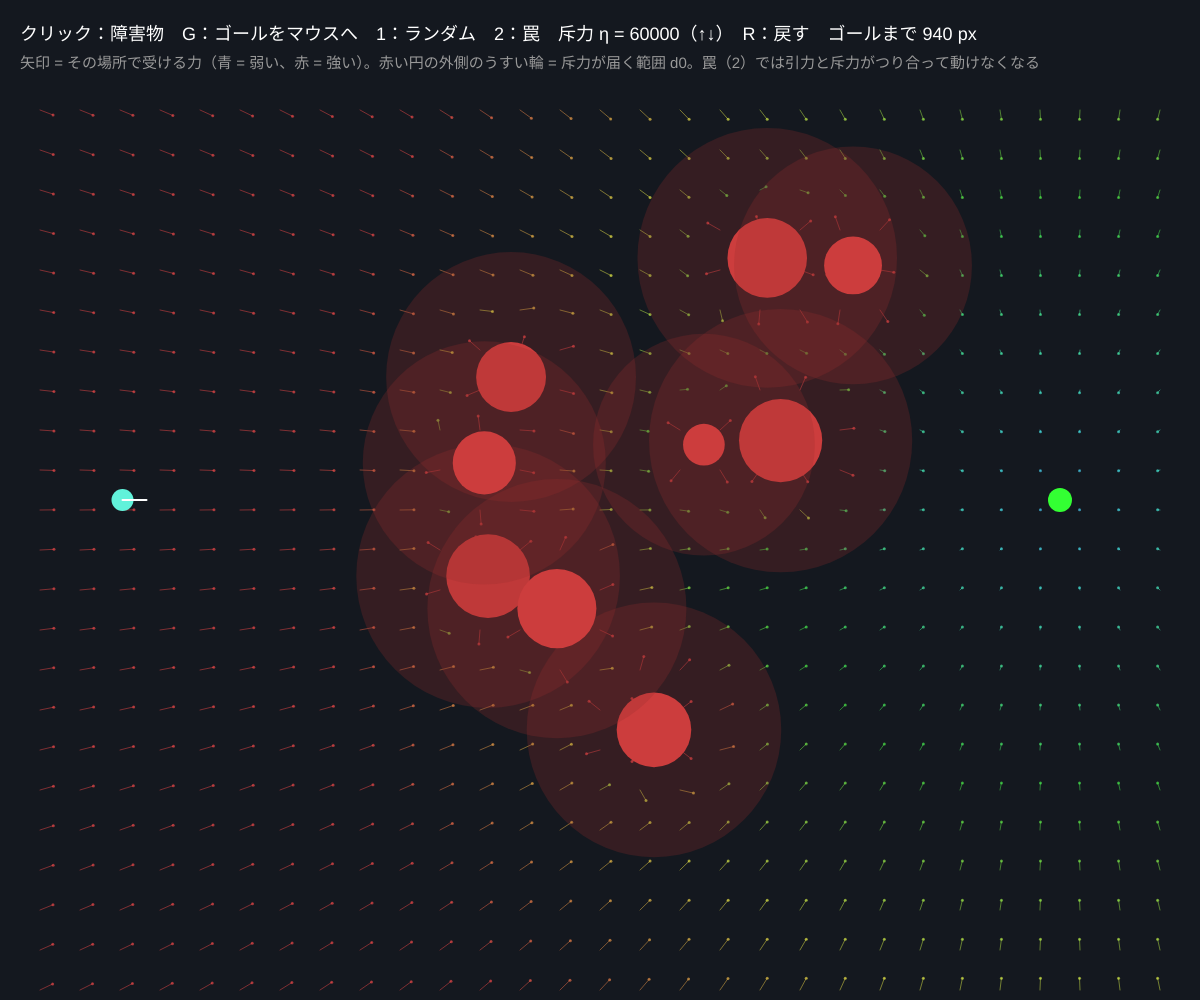
Frame 1 (no input)
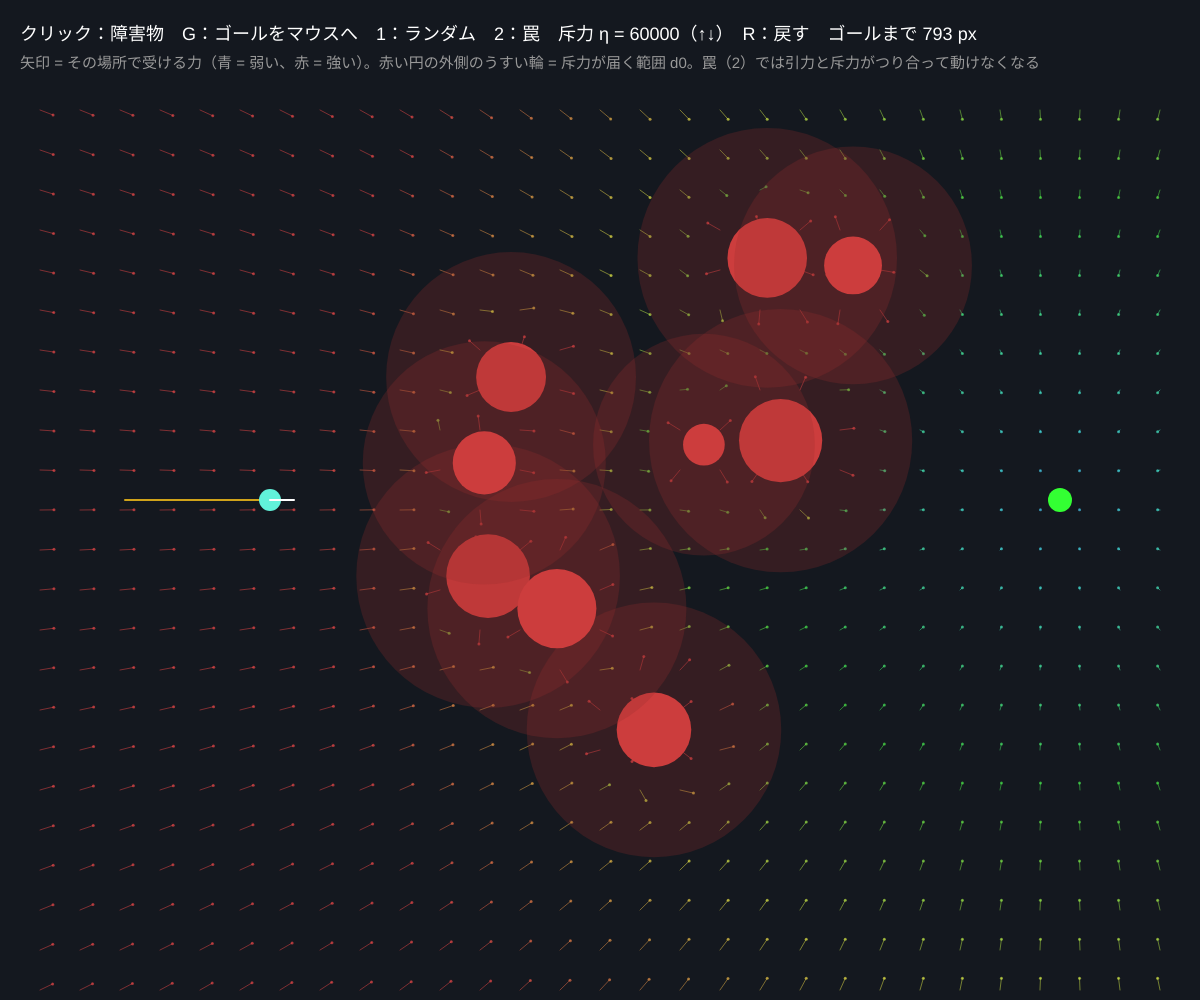
Frame 60 (no input)
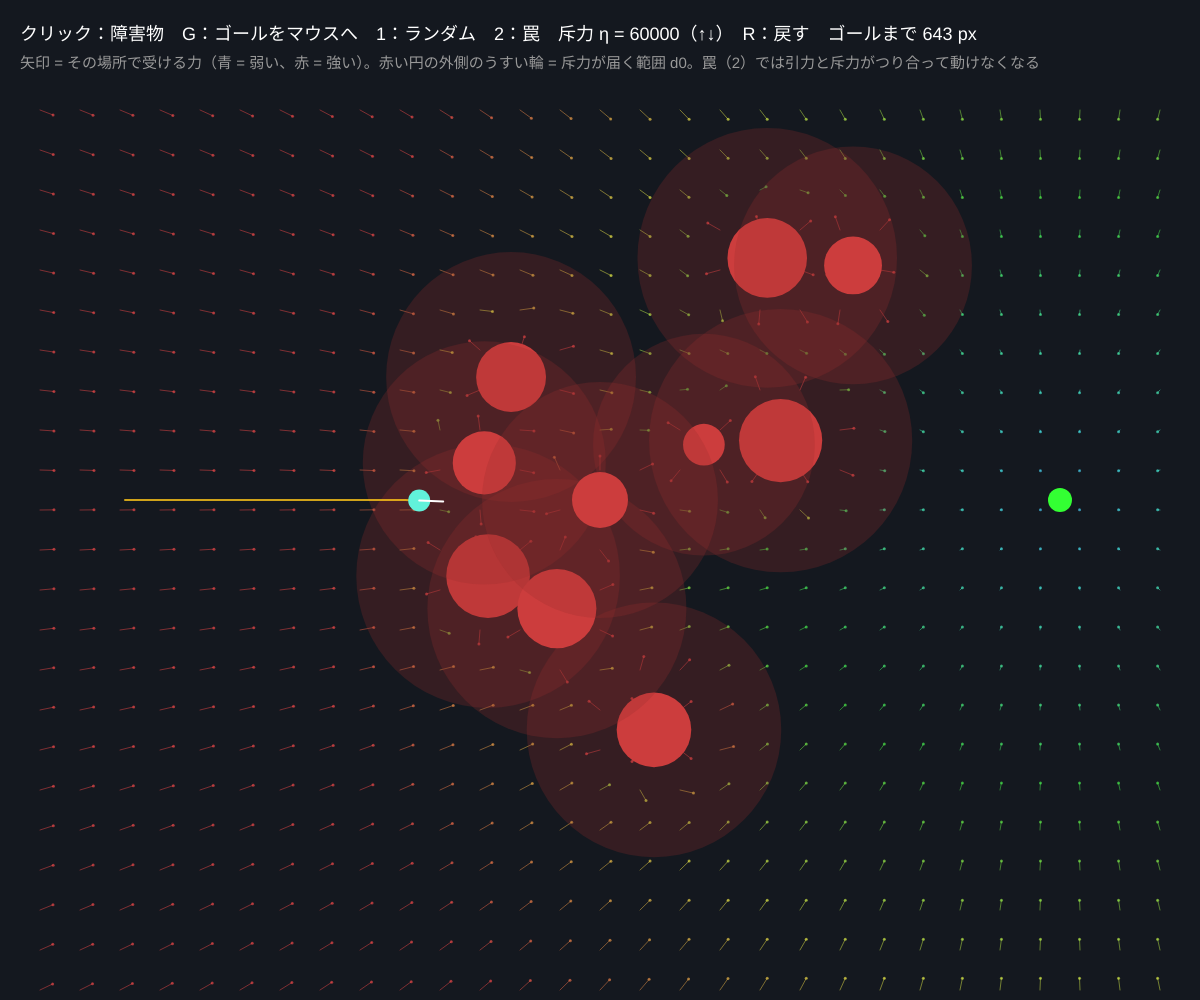
Frame 120 (the mouse pressed at the canvas centre since frame 60)

The p5.js sketch that drew these frames (run headless with seeded random() and noise() and a simulated clock; from frame 60 on, the mouse is pressed at the canvas centre):

// p5.js sketch
// ── sketch.js
// ============================================
// 06 ポテンシャル法
// ゴールは「谷」、障害物は「山」。地形の傾き（勾配）にそって転がればゴールに着く
//   引力 = k_att × (ゴール − 位置)　斥力 = η × (1/d − 1/d0) / d²（d0 より近い障害物だけ）
// でも、山に囲まれた「くぼみ」で止まってしまうことがある（局所解）
// クリック = 障害物を置く / G = ゴールをマウスへ / 1 = ランダム配置 / 2 = 罠（局所解） / ↑↓ = 斥力の強さ / R = ロボットを戻す
// ============================================

let obstacles = [];          // {x, y, r}
let goal, robot, start;
let kAtt = 0.004;            // ★ 引力の強さ
let eta = 60000;             // ★ 斥力の強さ
let d0 = 90;                 // ★ 斥力がはたらく距離（障害物の表面から）
let vMax = 2.5;
let trail = [];
let stuck = false;

function setup() {
  createCanvas(windowWidth, windowHeight);
  colorMode(HSB, 360, 100, 100, 100);
  start = { x: 120, y: height / 2 };
  goal = { x: width - 140, y: height / 2 };
  preset(1);
}

function preset(k) {
  obstacles = [];
  if (k === 1) {
    randomSeed(3);
    for (let i = 0; i < 9; i++) obstacles.push({ x: random(width * 0.3, width * 0.75), y: random(130, height - 60), r: random(20, 45) });
  } else {
    // ゴールに向かって口を開けた「コ」の字：引力でくぼみに入って出られない
    let cx = width * 0.55, cy = height / 2;
    for (let i = -5; i <= 5; i++) { obstacles.push({ x: cx, y: cy + i * 34, r: 18 }); }
    for (let i = 0; i <= 5; i++) { obstacles.push({ x: cx - i * 34, y: cy - 5 * 34, r: 18 }); obstacles.push({ x: cx - i * 34, y: cy + 5 * 34, r: 18 }); }
  }
  resetRobot();
}
function resetRobot() { robot = { x: start.x, y: start.y }; trail = []; stuck = false; }

// ★ 位置 (x, y) での力（＝ポテンシャルの勾配の逆向き）
function force(x, y) {
  let fx = kAtt * (goal.x - x), fy = kAtt * (goal.y - y);
  for (let o of obstacles) {
    let dx = x - o.x, dy = y - o.y;
    let dist2 = sqrt(dx * dx + dy * dy);
    let d = max(dist2 - o.r, 2);     // 表面からの距離
    if (d < d0) {
      let m = eta * (1 / d - 1 / d0) / (d * d);
      fx += m * dx / dist2;
      fy += m * dy / dist2;
    }
  }
  return { fx, fy };
}

function draw() {
  background(215, 35, 12);
  // 力の場を矢印で
  let gs = 40;
  for (let gx = gs; gx < width; gx += gs) for (let gy = 110; gy < height; gy += gs) {
    let f = force(gx, gy);
    let m = sqrt(f.fx * f.fx + f.fy * f.fy);
    if (m < 1e-6) continue;
    let l = min(14, m * 6);
    stroke(map(min(m, 3), 0, 3, 200, 0), 70, 100, 45);
    strokeWeight(1);
    line(gx, gy, gx + f.fx / m * l, gy + f.fy / m * l);
    noStroke();
    fill(map(min(m, 3), 0, 3, 200, 0), 70, 100, 60);
    circle(gx + f.fx / m * l, gy + f.fy / m * l, 3);
  }
  // 障害物
  noStroke();
  for (let o of obstacles) {
    fill(0, 70, 60, 25);
    circle(o.x, o.y, (o.r + d0) * 2);
    fill(0, 70, 80);
    circle(o.x, o.y, o.r * 2);
  }
  // ゴール
  fill(120, 80, 100);
  circle(goal.x, goal.y, 24);
  // ロボットを動かす：力の方向へ（速さに上限）
  let f = force(robot.x, robot.y);
  let m = sqrt(f.fx * f.fx + f.fy * f.fy);
  let dGoal = sqrt(sq(goal.x - robot.x) + sq(goal.y - robot.y));
  let v = min(vMax, m);
  if (m > 1e-6 && dGoal > 6) { robot.x += f.fx / m * v; robot.y += f.fy / m * v; }
  robot.x = constrain(robot.x, 10, width - 10); robot.y = constrain(robot.y, 100, height - 10);
  stuck = dGoal > 30 && v < 0.05;
  if (frameCount % 2 === 0) { trail.push({ x: robot.x, y: robot.y }); if (trail.length > 1500) trail.shift(); }
  stroke(45, 90, 100, 80);
  strokeWeight(2);
  noFill();
  beginShape();
  for (let p of trail) vertex(p.x, p.y);
  endShape();
  noStroke();
  fill(170, 60, 95);
  circle(robot.x, robot.y, 22);
  stroke(0, 0, 100);
  strokeWeight(2);
  if (m > 1e-6) line(robot.x, robot.y, robot.x + f.fx / m * 24, robot.y + f.fy / m * 24);

  noStroke();
  fill(0, 0, 100);
  textSize(18);
  text('クリック：障害物　G：ゴールをマウスへ　1：ランダム　2：罠　斥力 η = ' + eta + '（↑↓）　R：戻す　ゴールまで ' + nf(dGoal, 1, 0) + ' px' + (stuck ? '　⚠ 局所解で止まった！' : dGoal <= 6 ? '　✓ 到着' : ''), 20, 40);
  fill(0, 0, 60);
  textSize(15);
  text('矢印 = その場所で受ける力（青 = 弱い、赤 = 強い）。赤い円の外側のうすい輪 = 斥力が届く範囲 d0。罠（2）では引力と斥力がつり合って動けなくなる', 20, 68);
}

function mousePressed() {
  if (mouseY < 90) return;
  obstacles.push({ x: mouseX, y: mouseY, r: 28 });
}
function keyPressed() {
  if (key === 'g' || key === 'G') { goal = { x: mouseX, y: max(100, mouseY) }; stuck = false; }
  if (key === '1') preset(1);
  if (key === '2') preset(2);
  if (key === UP_ARROW) eta = min(400000, round(eta * 1.5));
  if (key === DOWN_ARROW) eta = max(5000, round(eta / 1.5));
  if (key === 'r' || key === 'R') resetRobot();
  if (key === 'c' || key === 'C') { obstacles = []; resetRobot(); }
}

// ---------- やってみよう ----------
// 1. 罠（2）から脱出する方法を考えよう：ランダムな力を少し足す？ 止まったら壁ぞいに歩く？（09 の bug 法）
// 2. 2 つの障害物の間を通るとき、η が大きいと通れない。「通れる隙間」の最小値を探す
// 3. d0 を 30 にすると障害物のすぐそばまで寄る。200 にすると？
// 4. 複数のゴールを順に目指す（05 の経由点）と組み合わせてみよう
